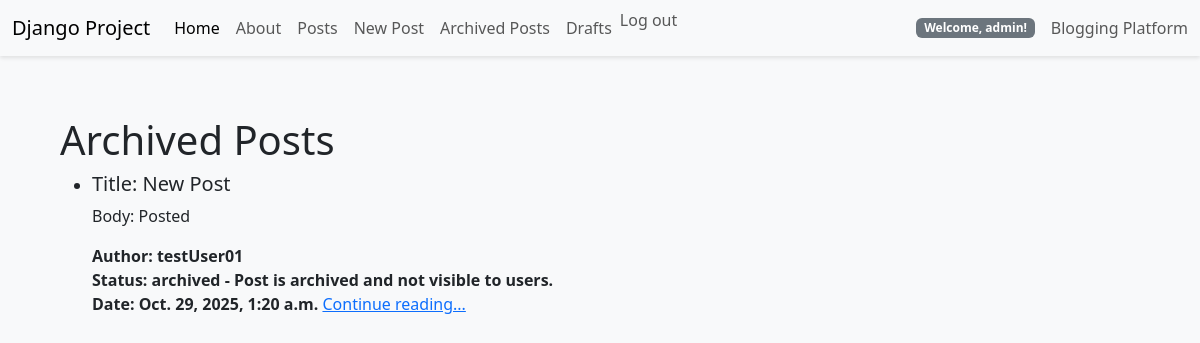
The app's page /posts/archived/ (signed in) with its own data.
### posts/models.py (models this page shows, shortened)
class Post(models.Model):
    title = models.CharField(max_length=128)
    subtitle = models.CharField(max_length=256)
    body = models.TextField()
    created_on = models.DateTimeField(auto_now_add=True)
    author = models.ForeignKey(get_user_model(), on_delete=models.CASCADE)
    status = models.ForeignKey(Status, on_delete=models.CASCADE)

class Status(models.Model):
    name = models.CharField(max_length=128, unique=True)
    description = models.CharField(max_length=256, help_text='Write a description for the status')
    def __str__(self):
        return f'{self.name} - {self.description}'

### posts/views.py (the view, shortened to what this page needs)
# urls.py: path('archived/', ArchivedPostListView.as_view(), name='post_archived'),
class ArchivedPostListView(LoginRequiredMixin, ListView):
    template_name = 'posts/archived.html'
    archived_status_status = Status.objects.get(name='archived') # Get the 'draft' status object
    context_object_name = 'archived_posts'
    archived_status = Status.objects.get(name='archived') # Get the 'archived' status object
    queryset = Post.objects.all().filter(status=archived_status_status).order_by("created_on").reverse()   # Filter posts with 'archived' status and order by creation date descending

### templates/posts/archived.html (shortened to what this page needs)
{% extends 'base.html' %}
{% block content %}
<h1>Archived Posts</h1>
<ul>
    {% for post in archived_posts %}
    <li>
        <div>
            <h5>Title: {{ post.title }}</h5>
            <p>Body: {{ post.body|truncatechars:10 }}</p>
            <span><strong>Author: {{ post.author }}</strong></span>
            <br>
            <span><strong>Status: {{ post.status }}</strong></span>
            <br>
            <span><strong>Date: {{ post.created_on }}</strong></span>
            <a href="{% url 'post_detail' post.id %}">Continue reading...</a>
        </div>
    </li>
    {% endfor %}
</ul>
{% endblock content %}

### templates/navbar.html (shortened to what this page needs)
<nav class="navbar navbar-expand-lg navbar-light bg-light">
  <div class="container-fluid">
    <a class="navbar-brand" href="{% url 'home'%}">Django Project</a>
    <div class="collapse navbar-collapse" id="navbarText">
      <ul class="navbar-nav me-auto mb-2 mb-lg-0">
        <li class="nav-item">
          <a class="nav-link active" aria-current="page" href="{% url 'home'%}">Home</a>
        </li>
        <li class="nav-item">
          <a class="nav-link" href="{% url 'about'%}">About</a>
        </li>
        <li class="nav-item">
          <a class="nav-link" href="{% url 'post_list' %}">Posts</a>
        </li>
        {% if user.is_authenticated %}
        <li class="nav-item">
          <a class="nav-link" href="{% url 'post_create' %}">New Post</a>
        </li>
        <li class="nav-item">
          <a class="nav-link" href="{% url 'post_archived' %}">Archived Posts</a>
        </li>
        <li class="nav-item">
          <a class="nav-link" href="{% url 'post_drafts' %}">Drafts</a>
        </li>
          <li class="nav-item">
            <form action="{% url 'account_logout' %}" method="post" style="display:inline;">
              <button type="submit" class="nav-link btn btn-link" style="padding:0; border:none; background:none;">Log out</button>
            </form>
          </li>
        {% endif %}
      </ul>
      {% if user.is_authenticated %}
        <span class="badge bg-secondary me-3">
          Welcome, {{ user.username }}!
        </span>
      {% endif %}
      <span class="navbar-text">
        Blogging Platform
      </span>
    </div>
  </div>
</nav>

### static/css/base.css (style rules this page uses)
:root { --primary-color: #0d6efd; --secondary-color: #6c757d; --success-color: #198754; --danger-color: #dc3545; --warning-color: #ffc107; --info-color: #0dcaf0; --light-color: #f8f9fa; --dark-color: #212529; --container-padding: 60px; --navbar-height: 56px; }
body { background-color: #f8f9fa; min-height: 100vh; display: flex; flex-direction: column; }
.btn { border-radius: 6px; }
.navbar { box-shadow: 0 2px 4px rgba(0, 0, 0, 0.1); }
.nav-link { font-weight: 500; }

### records on screen
Post: title "New Post", body "Posted", author "testUser01", status "archived - Post is archived and not visible to users.", created_on "Oct. 29, 2025, 1:20 a.m."

### other values on screen
{{ user.username }} "admin"
